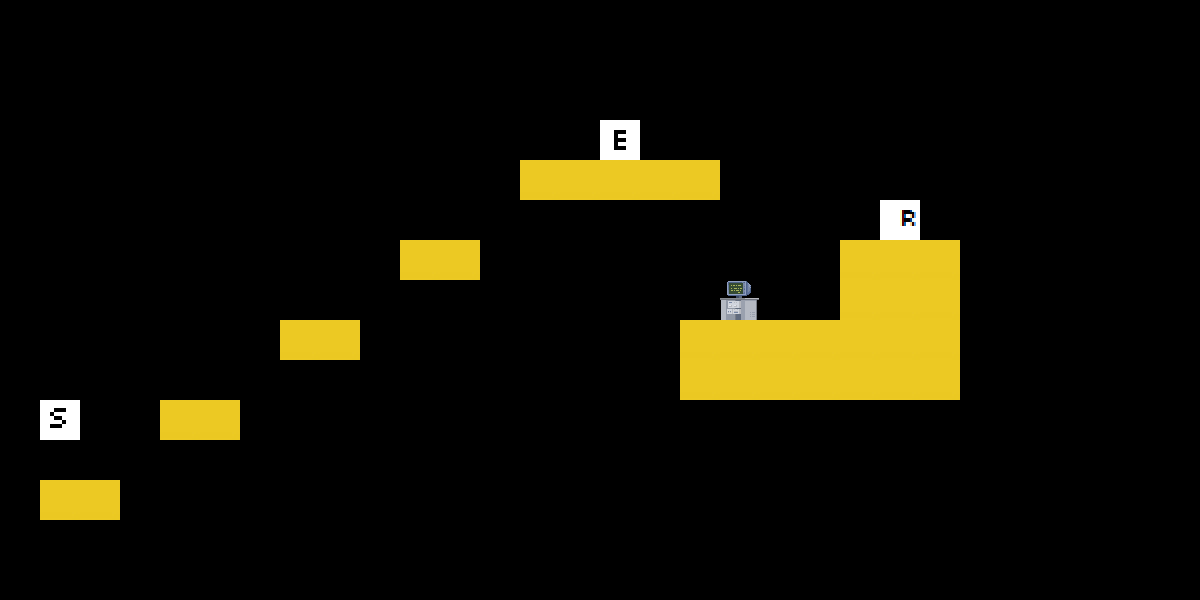

This is a level from a 2D game, rendered from its Tiled map with the project's own tilesets. A one-line summary and the map file follow, with tile-layer data summarised:
An orthogonal 30x15 tile map with 40x40 px tiles, 2 tile layers (art, data).

<map version="1.0" orientation="orthogonal" width="30" height="15" tilewidth="40" tileheight="40">
 <tileset firstgid="1" name="tileset" tilewidth="40" tileheight="40">
  <image source="../tileset.png" width="200" height="200" />
 </tileset>
 <layer name="art" width="30" height="15">
  <data>[450 cells, 35 non-empty, 3 distinct tile ids]</data>
 </layer>
 <layer name="data" width="30" height="15">
  <data>[450 cells, 2 non-empty, 2 distinct tile ids]</data>
 </layer>
</map>
